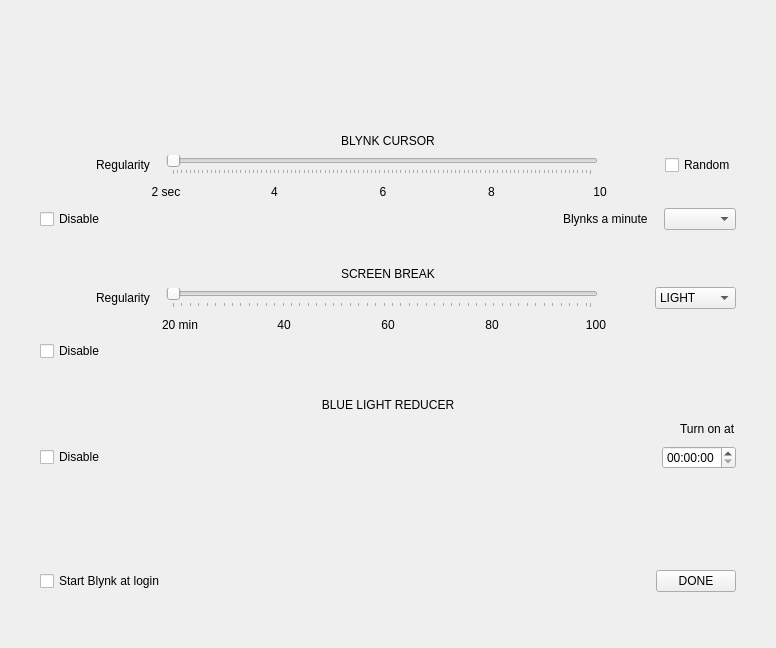
<?xml version="1.0" encoding="UTF-8"?>
<ui version="4.0">
 <class>blynkwindow</class>
 <widget class="QWidget" name="blynkwindow">
  <property name="geometry">
   <rect>
    <x>0</x>
    <y>0</y>
    <width>776</width>
    <height>648</height>
   </rect>
  </property>
  <property name="minimumSize">
   <size>
    <width>776</width>
    <height>648</height>
   </size>
  </property>
  <property name="maximumSize">
   <size>
    <width>776</width>
    <height>648</height>
   </size>
  </property>
  <property name="windowTitle">
   <string>Form</string>
  </property>
  <layout class="QGridLayout" name="gridLayout">
   <property name="leftMargin">
    <number>32</number>
   </property>
   <property name="topMargin">
    <number>64</number>
   </property>
   <property name="rightMargin">
    <number>32</number>
   </property>
   <property name="bottomMargin">
    <number>32</number>
   </property>
   <property name="horizontalSpacing">
    <number>32</number>
   </property>
   <item row="0" column="0">
    <layout class="QVBoxLayout" name="verticalLayout_9">
     <item>
      <layout class="QHBoxLayout" name="horizontalLayout_16">
       <item>
        <widget class="ImageWidget" name="wLogoArea" native="true">
         <property name="minimumSize">
          <size>
           <width>700</width>
           <height>64</height>
          </size>
         </property>
         <property name="maximumSize">
          <size>
           <width>700</width>
           <height>64</height>
          </size>
         </property>
         <property name="styleSheet">
          <string notr="true"/>
         </property>
        </widget>
       </item>
      </layout>
     </item>
    </layout>
   </item>
   <item row="7" column="0">
    <layout class="QHBoxLayout" name="horizontalLayout_20">
     <property name="spacing">
      <number>16</number>
     </property>
     <property name="leftMargin">
      <number>8</number>
     </property>
     <property name="rightMargin">
      <number>8</number>
     </property>
     <item>
      <widget class="QPushButton" name="wScreenBreakHelp">
       <property name="sizePolicy">
        <sizepolicy hsizetype="Fixed" vsizetype="Fixed">
         <horstretch>0</horstretch>
         <verstretch>0</verstretch>
        </sizepolicy>
       </property>
       <property name="text">
        <string/>
       </property>
       <property name="icon">
        <iconset resource="resources.qrc">
         <normaloff>:/icons/ico-question.png</normaloff>:/icons/ico-question.png</iconset>
       </property>
       <property name="iconSize">
        <size>
         <width>24</width>
         <height>24</height>
        </size>
       </property>
       <property name="flat">
        <bool>true</bool>
       </property>
      </widget>
     </item>
     <item>
      <widget class="QLabel" name="label_6">
       <property name="text">
        <string>Regularity</string>
       </property>
      </widget>
     </item>
     <item>
      <widget class="QSlider" name="wScreenBreakSlider">
       <property name="minimumSize">
        <size>
         <width>432</width>
         <height>0</height>
        </size>
       </property>
       <property name="maximumSize">
        <size>
         <width>432</width>
         <height>16777215</height>
        </size>
       </property>
       <property name="orientation">
        <enum>Qt::Horizontal</enum>
       </property>
       <property name="tickPosition">
        <enum>QSlider::TicksBelow</enum>
       </property>
       <property name="tickInterval">
        <number>2</number>
       </property>
      </widget>
     </item>
     <item>
      <widget class="QPushButton" name="wScreenBreakStrengthHelp">
       <property name="sizePolicy">
        <sizepolicy hsizetype="Fixed" vsizetype="Fixed">
         <horstretch>0</horstretch>
         <verstretch>0</verstretch>
        </sizepolicy>
       </property>
       <property name="text">
        <string/>
       </property>
       <property name="icon">
        <iconset resource="resources.qrc">
         <normaloff>:/icons/ico-question.png</normaloff>:/icons/ico-question.png</iconset>
       </property>
       <property name="iconSize">
        <size>
         <width>24</width>
         <height>24</height>
        </size>
       </property>
       <property name="flat">
        <bool>true</bool>
       </property>
      </widget>
     </item>
     <item>
      <widget class="QComboBox" name="wScreenBreakStrengthCombo">
       <property name="minimumSize">
        <size>
         <width>0</width>
         <height>0</height>
        </size>
       </property>
       <property name="maximumSize">
        <size>
         <width>16777215</width>
         <height>16777215</height>
        </size>
       </property>
       <item>
        <property name="text">
         <string>LIGHT</string>
        </property>
       </item>
       <item>
        <property name="text">
         <string>MEDIUM</string>
        </property>
       </item>
       <item>
        <property name="text">
         <string>STRONG</string>
        </property>
       </item>
      </widget>
     </item>
    </layout>
   </item>
   <item row="2" column="0">
    <layout class="QHBoxLayout" name="horizontalLayout_18">
     <property name="spacing">
      <number>16</number>
     </property>
     <property name="leftMargin">
      <number>8</number>
     </property>
     <property name="topMargin">
      <number>0</number>
     </property>
     <property name="rightMargin">
      <number>8</number>
     </property>
     <property name="bottomMargin">
      <number>0</number>
     </property>
     <item>
      <widget class="QPushButton" name="wBlynkCursorHelp">
       <property name="sizePolicy">
        <sizepolicy hsizetype="Fixed" vsizetype="Fixed">
         <horstretch>0</horstretch>
         <verstretch>0</verstretch>
        </sizepolicy>
       </property>
       <property name="text">
        <string/>
       </property>
       <property name="icon">
        <iconset resource="resources.qrc">
         <normaloff>:/icons/ico-question.png</normaloff>:/icons/ico-question.png</iconset>
       </property>
       <property name="iconSize">
        <size>
         <width>24</width>
         <height>24</height>
        </size>
       </property>
       <property name="flat">
        <bool>true</bool>
       </property>
      </widget>
     </item>
     <item>
      <widget class="QLabel" name="label_4">
       <property name="text">
        <string>Regularity</string>
       </property>
      </widget>
     </item>
     <item>
      <widget class="QSlider" name="wBlynkRegularitySlider">
       <property name="minimumSize">
        <size>
         <width>432</width>
         <height>0</height>
        </size>
       </property>
       <property name="maximumSize">
        <size>
         <width>432</width>
         <height>16777215</height>
        </size>
       </property>
       <property name="pageStep">
        <number>1</number>
       </property>
       <property name="orientation">
        <enum>Qt::Horizontal</enum>
       </property>
       <property name="tickPosition">
        <enum>QSlider::TicksBelow</enum>
       </property>
       <property name="tickInterval">
        <number>1</number>
       </property>
      </widget>
     </item>
     <item>
      <widget class="QPushButton" name="wBlynkCursorRandomHelp">
       <property name="sizePolicy">
        <sizepolicy hsizetype="Fixed" vsizetype="Fixed">
         <horstretch>0</horstretch>
         <verstretch>0</verstretch>
        </sizepolicy>
       </property>
       <property name="text">
        <string/>
       </property>
       <property name="icon">
        <iconset resource="resources.qrc">
         <normaloff>:/icons/ico-question.png</normaloff>:/icons/ico-question.png</iconset>
       </property>
       <property name="iconSize">
        <size>
         <width>24</width>
         <height>24</height>
        </size>
       </property>
       <property name="flat">
        <bool>true</bool>
       </property>
      </widget>
     </item>
     <item>
      <widget class="QCheckBox" name="wBlynkRandomCheckBox">
       <property name="text">
        <string>Random</string>
       </property>
      </widget>
     </item>
    </layout>
   </item>
   <item row="11" column="0">
    <layout class="QHBoxLayout" name="horizontalLayout_21">
     <item>
      <widget class="QLabel" name="wBlueLightReducerLabel">
       <property name="text">
        <string>BLUE LIGHT REDUCER</string>
       </property>
       <property name="alignment">
        <set>Qt::AlignCenter</set>
       </property>
      </widget>
     </item>
    </layout>
   </item>
   <item row="13" column="0">
    <layout class="QHBoxLayout" name="horizontalLayout_22">
     <property name="sizeConstraint">
      <enum>QLayout::SetDefaultConstraint</enum>
     </property>
     <property name="leftMargin">
      <number>8</number>
     </property>
     <property name="topMargin">
      <number>0</number>
     </property>
     <property name="rightMargin">
      <number>8</number>
     </property>
     <item>
      <widget class="QCheckBox" name="wBlueLightReducerEnabled">
       <property name="text">
        <string>Disable</string>
       </property>
      </widget>
     </item>
     <item>
      <spacer name="horizontalSpacer_2">
       <property name="orientation">
        <enum>Qt::Horizontal</enum>
       </property>
       <property name="sizeHint" stdset="0">
        <size>
         <width>40</width>
         <height>20</height>
        </size>
       </property>
      </spacer>
     </item>
     <item>
      <widget class="QTimeEdit" name="wStartTimeEdit"/>
     </item>
    </layout>
   </item>
   <item row="16" column="0">
    <spacer name="verticalSpacer">
     <property name="orientation">
      <enum>Qt::Vertical</enum>
     </property>
     <property name="sizeType">
      <enum>QSizePolicy::Fixed</enum>
     </property>
     <property name="sizeHint" stdset="0">
      <size>
       <width>20</width>
       <height>24</height>
      </size>
     </property>
    </spacer>
   </item>
   <item row="3" column="0">
    <layout class="QHBoxLayout" name="horizontalLayout_4">
     <item>
      <spacer name="horizontalSpacer_5">
       <property name="orientation">
        <enum>Qt::Horizontal</enum>
       </property>
       <property name="sizeType">
        <enum>QSizePolicy::Fixed</enum>
       </property>
       <property name="sizeHint" stdset="0">
        <size>
         <width>80</width>
         <height>20</height>
        </size>
       </property>
      </spacer>
     </item>
     <item>
      <widget class="QLabel" name="label_9">
       <property name="text">
        <string>2 sec</string>
       </property>
       <property name="alignment">
        <set>Qt::AlignCenter</set>
       </property>
      </widget>
     </item>
     <item>
      <widget class="QLabel" name="label_8">
       <property name="text">
        <string>4</string>
       </property>
       <property name="alignment">
        <set>Qt::AlignCenter</set>
       </property>
      </widget>
     </item>
     <item>
      <widget class="QLabel" name="label_3">
       <property name="text">
        <string>6</string>
       </property>
       <property name="alignment">
        <set>Qt::AlignCenter</set>
       </property>
      </widget>
     </item>
     <item>
      <widget class="QLabel" name="label_2">
       <property name="text">
        <string>8</string>
       </property>
       <property name="alignment">
        <set>Qt::AlignCenter</set>
       </property>
      </widget>
     </item>
     <item>
      <widget class="QLabel" name="label">
       <property name="text">
        <string>10</string>
       </property>
       <property name="alignment">
        <set>Qt::AlignCenter</set>
       </property>
      </widget>
     </item>
     <item>
      <spacer name="horizontalSpacer_6">
       <property name="orientation">
        <enum>Qt::Horizontal</enum>
       </property>
       <property name="sizeType">
        <enum>QSizePolicy::Fixed</enum>
       </property>
       <property name="sizeHint" stdset="0">
        <size>
         <width>90</width>
         <height>20</height>
        </size>
       </property>
      </spacer>
     </item>
    </layout>
   </item>
   <item row="6" column="0">
    <layout class="QHBoxLayout" name="horizontalLayout_19">
     <item>
      <widget class="QLabel" name="wScreenBreakLabel">
       <property name="text">
        <string>SCREEN BREAK</string>
       </property>
       <property name="alignment">
        <set>Qt::AlignCenter</set>
       </property>
      </widget>
     </item>
    </layout>
   </item>
   <item row="1" column="0">
    <layout class="QHBoxLayout" name="horizontalLayout_17">
     <item>
      <widget class="QLabel" name="wBlynkCursorLabel">
       <property name="text">
        <string>BLYNK CURSOR</string>
       </property>
       <property name="alignment">
        <set>Qt::AlignCenter</set>
       </property>
      </widget>
     </item>
    </layout>
   </item>
   <item row="9" column="0">
    <layout class="QHBoxLayout" name="horizontalLayout_26">
     <property name="leftMargin">
      <number>8</number>
     </property>
     <property name="rightMargin">
      <number>8</number>
     </property>
     <item>
      <widget class="QCheckBox" name="wScreenBreakEnabled">
       <property name="text">
        <string>Disable</string>
       </property>
      </widget>
     </item>
    </layout>
   </item>
   <item row="4" column="0">
    <layout class="QHBoxLayout" name="horizontalLayout_25">
     <property name="leftMargin">
      <number>8</number>
     </property>
     <property name="rightMargin">
      <number>8</number>
     </property>
     <item>
      <widget class="QCheckBox" name="wBlynkCursorEnabled">
       <property name="text">
        <string>Disable</string>
       </property>
      </widget>
     </item>
     <item>
      <spacer name="horizontalSpacer">
       <property name="orientation">
        <enum>Qt::Horizontal</enum>
       </property>
       <property name="sizeHint" stdset="0">
        <size>
         <width>40</width>
         <height>20</height>
        </size>
       </property>
      </spacer>
     </item>
     <item>
      <widget class="QLabel" name="label_5">
       <property name="text">
        <string>Blynks a minute</string>
       </property>
      </widget>
     </item>
     <item>
      <spacer name="horizontalSpacer_4">
       <property name="orientation">
        <enum>Qt::Horizontal</enum>
       </property>
       <property name="sizeType">
        <enum>QSizePolicy::Fixed</enum>
       </property>
       <property name="sizeHint" stdset="0">
        <size>
         <width>16</width>
         <height>20</height>
        </size>
       </property>
      </spacer>
     </item>
     <item>
      <widget class="QComboBox" name="wBlynkPerMinuteValues"/>
     </item>
    </layout>
   </item>
   <item row="10" column="0">
    <spacer name="verticalSpacer_3">
     <property name="orientation">
      <enum>Qt::Vertical</enum>
     </property>
     <property name="sizeType">
      <enum>QSizePolicy::Maximum</enum>
     </property>
     <property name="sizeHint" stdset="0">
      <size>
       <width>20</width>
       <height>32</height>
      </size>
     </property>
    </spacer>
   </item>
   <item row="12" column="0">
    <layout class="QHBoxLayout" name="horizontalLayout_30">
     <property name="spacing">
      <number>16</number>
     </property>
     <property name="sizeConstraint">
      <enum>QLayout::SetDefaultConstraint</enum>
     </property>
     <property name="leftMargin">
      <number>8</number>
     </property>
     <property name="rightMargin">
      <number>8</number>
     </property>
     <item>
      <widget class="QPushButton" name="wBlueLightReducerHelp">
       <property name="sizePolicy">
        <sizepolicy hsizetype="Fixed" vsizetype="Fixed">
         <horstretch>0</horstretch>
         <verstretch>0</verstretch>
        </sizepolicy>
       </property>
       <property name="text">
        <string/>
       </property>
       <property name="icon">
        <iconset resource="resources.qrc">
         <normaloff>:/icons/ico-question.png</normaloff>:/icons/ico-question.png</iconset>
       </property>
       <property name="iconSize">
        <size>
         <width>24</width>
         <height>24</height>
        </size>
       </property>
       <property name="flat">
        <bool>true</bool>
       </property>
      </widget>
     </item>
     <item>
      <widget class="BlueLightReducerSlider" name="wBlueLightReducerSlider" native="true">
       <property name="sizePolicy">
        <sizepolicy hsizetype="Expanding" vsizetype="Fixed">
         <horstretch>0</horstretch>
         <verstretch>0</verstretch>
        </sizepolicy>
       </property>
       <property name="minimumSize">
        <size>
         <width>520</width>
         <height>0</height>
        </size>
       </property>
       <property name="maximumSize">
        <size>
         <width>528</width>
         <height>16777215</height>
        </size>
       </property>
       <property name="maximum" stdset="0">
        <number>2</number>
       </property>
      </widget>
     </item>
     <item>
      <widget class="QPushButton" name="wBlueLightReducerStartTimeHelp">
       <property name="sizePolicy">
        <sizepolicy hsizetype="Fixed" vsizetype="Fixed">
         <horstretch>0</horstretch>
         <verstretch>0</verstretch>
        </sizepolicy>
       </property>
       <property name="text">
        <string/>
       </property>
       <property name="icon">
        <iconset resource="resources.qrc">
         <normaloff>:/icons/ico-question.png</normaloff>:/icons/ico-question.png</iconset>
       </property>
       <property name="iconSize">
        <size>
         <width>24</width>
         <height>24</height>
        </size>
       </property>
       <property name="flat">
        <bool>true</bool>
       </property>
      </widget>
     </item>
     <item>
      <widget class="QLabel" name="label_7">
       <property name="minimumSize">
        <size>
         <width>0</width>
         <height>0</height>
        </size>
       </property>
       <property name="maximumSize">
        <size>
         <width>16777215</width>
         <height>16777215</height>
        </size>
       </property>
       <property name="text">
        <string>Turn on at</string>
       </property>
      </widget>
     </item>
    </layout>
   </item>
   <item row="8" column="0">
    <layout class="QHBoxLayout" name="horizontalLayout_5">
     <item>
      <spacer name="horizontalSpacer_7">
       <property name="orientation">
        <enum>Qt::Horizontal</enum>
       </property>
       <property name="sizeType">
        <enum>QSizePolicy::Fixed</enum>
       </property>
       <property name="sizeHint" stdset="0">
        <size>
         <width>96</width>
         <height>20</height>
        </size>
       </property>
      </spacer>
     </item>
     <item>
      <widget class="QLabel" name="label_14">
       <property name="text">
        <string>20 min</string>
       </property>
       <property name="alignment">
        <set>Qt::AlignCenter</set>
       </property>
      </widget>
     </item>
     <item>
      <widget class="QLabel" name="label_13">
       <property name="text">
        <string>40</string>
       </property>
       <property name="alignment">
        <set>Qt::AlignCenter</set>
       </property>
      </widget>
     </item>
     <item>
      <widget class="QLabel" name="label_12">
       <property name="text">
        <string>60</string>
       </property>
       <property name="alignment">
        <set>Qt::AlignCenter</set>
       </property>
      </widget>
     </item>
     <item>
      <widget class="QLabel" name="label_11">
       <property name="text">
        <string>80</string>
       </property>
       <property name="alignment">
        <set>Qt::AlignCenter</set>
       </property>
      </widget>
     </item>
     <item>
      <widget class="QLabel" name="label_10">
       <property name="text">
        <string>100</string>
       </property>
       <property name="alignment">
        <set>Qt::AlignCenter</set>
       </property>
      </widget>
     </item>
     <item>
      <spacer name="horizontalSpacer_8">
       <property name="orientation">
        <enum>Qt::Horizontal</enum>
       </property>
       <property name="sizeType">
        <enum>QSizePolicy::Fixed</enum>
       </property>
       <property name="sizeHint" stdset="0">
        <size>
         <width>96</width>
         <height>20</height>
        </size>
       </property>
      </spacer>
     </item>
    </layout>
   </item>
   <item row="5" column="0">
    <spacer name="verticalSpacer_4">
     <property name="orientation">
      <enum>Qt::Vertical</enum>
     </property>
     <property name="sizeType">
      <enum>QSizePolicy::Maximum</enum>
     </property>
     <property name="sizeHint" stdset="0">
      <size>
       <width>20</width>
       <height>32</height>
      </size>
     </property>
    </spacer>
   </item>
   <item row="15" column="0">
    <layout class="QHBoxLayout" name="horizontalLayout_23">
     <property name="spacing">
      <number>16</number>
     </property>
     <property name="leftMargin">
      <number>8</number>
     </property>
     <property name="rightMargin">
      <number>8</number>
     </property>
     <item>
      <widget class="QCheckBox" name="wStartBlynkAtLoginCheckBox">
       <property name="text">
        <string>Start Blynk at login</string>
       </property>
      </widget>
     </item>
     <item>
      <spacer name="horizontalSpacer_3">
       <property name="orientation">
        <enum>Qt::Horizontal</enum>
       </property>
       <property name="sizeHint" stdset="0">
        <size>
         <width>40</width>
         <height>20</height>
        </size>
       </property>
      </spacer>
     </item>
     <item>
      <widget class="QPushButton" name="wDoneButton">
       <property name="text">
        <string>DONE</string>
       </property>
      </widget>
     </item>
    </layout>
   </item>
   <item row="14" column="0">
    <spacer name="verticalSpacer_2">
     <property name="orientation">
      <enum>Qt::Vertical</enum>
     </property>
     <property name="sizeType">
      <enum>QSizePolicy::Maximum</enum>
     </property>
     <property name="sizeHint" stdset="0">
      <size>
       <width>20</width>
       <height>96</height>
      </size>
     </property>
    </spacer>
   </item>
  </layout>
 </widget>
 <customwidgets>
  <customwidget>
   <class>ImageWidget</class>
   <extends>QWidget</extends>
   <header>imagewidget.h</header>
  </customwidget>
  <customwidget>
   <class>BlueLightReducerSlider</class>
   <extends>QWidget</extends>
   <header>bluelightreducerslider.h</header>
  </customwidget>
 </customwidgets>
 <resources>
  <include location="resources.qrc"/>
 </resources>
 <connections/>
</ui>
